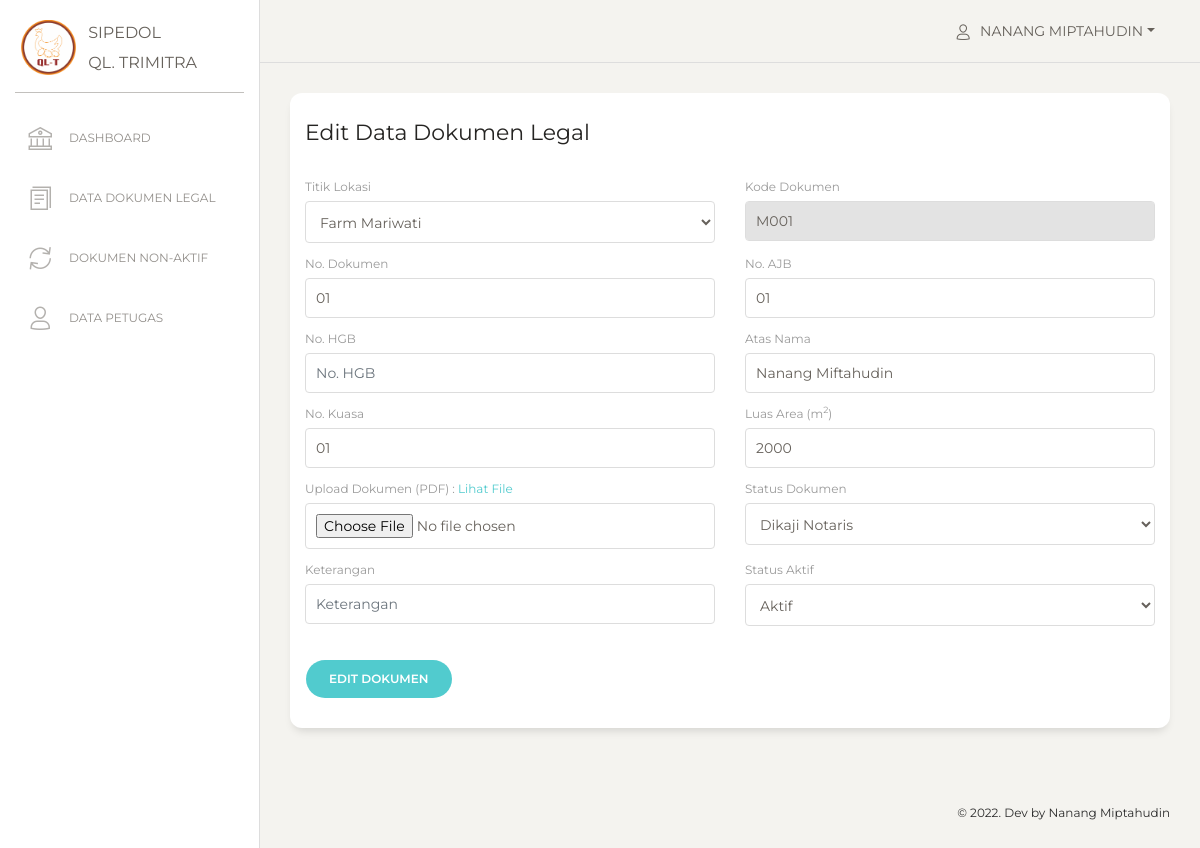
/view_legal/legal_edit.php?id=1 (signed in), run on the app's committed database.
### tables this page shows
CREATE TABLE `users` (
  `id` int(11) NOT NULL,
  `nama` varchar(255) NOT NULL,
  `email` varchar(255) NOT NULL,
  `username` varchar(255) NOT NULL,
  `password` varchar(255) NOT NULL,
  `role_id` int(11) NOT NULL,
  `date_created` date NOT NULL,
  `is_active` int(11) NOT NULL
);

CREATE TABLE `data_legal` (
  `id_legal` int(11) NOT NULL,
  `kode_dokumen` varchar(100) NOT NULL,
  `no_dokumen` varchar(100) NOT NULL,
  `no_hgb` varchar(100) NOT NULL,
  `no_ajb` varchar(100) NOT NULL,
  `luas_tanah` int(11) NOT NULL,
  `atas_nama` varchar(100) NOT NULL,
  `no_kuasa` varchar(100) NOT NULL,
  `titik_lokasi` int(11) NOT NULL,
  `file` varchar(255) NOT NULL,
  `status_dokumen` int(11) NOT NULL,
  `keterangan` varchar(256) NOT NULL,
  `date_created` date NOT NULL,
  `is_active` int(1) NOT NULL
);

CREATE TABLE `titik_lokasi` (
  `id_titik_lokasi` int(11) NOT NULL,
  `lokasi` varchar(100) NOT NULL,
  `date_created` date NOT NULL
);

CREATE TABLE `status_dokumen` (
  `id_status_dokumen` int(11) NOT NULL,
  `status` varchar(100) NOT NULL,
  `date_created` date NOT NULL
);

### functions.php (called while the page is built, shortened)
<?php
$conn = mysqli_connect("localhost", "root", "", "db_sipedol");
function query($query)
{
    global $conn;
    $result = mysqli_query($conn, $query);
    $rows = [];
    while ($row = mysqli_fetch_assoc($result)) {
        $rows[] = $row;
    }
    return $rows;
}

### view_legal/legal_edit.php (the view, shortened to what this page needs)
<?php
include "../view_template/header.php";
include "../view_template/sidebar.php";
include "../view_template/topbar.php";
$id = $_GET["id"];
$legal = query("SELECT * FROM data_legal
                INNER JOIN titik_lokasi ON data_legal.titik_lokasi = titik_lokasi.id_titik_lokasi
                INNER JOIN status_dokumen ON data_legal.status_dokumen = status_dokumen.id_status_dokumen
                WHERE id_legal = $id")[0];
?>
<div class="content">
    <div class="row">
        <div class="col-md-12">
            <div class="card ">
                <div class="card-header ">
                    <h5 class="card-title">Edit Data Dokumen Legal</h5>
                </div>
                <div class="card-body ">
                    <form action="" method="POST" enctype="multipart/form-data">
                        <div class="row">
                            <div class="col-md-6">
                                <div class="form-group">
                                    <label>Titik Lokasi</label>
                                    <select class="form-control" name="titik_lokasi">
                                        <option value="<?= $legal["id_titik_lokasi"]; ?>"><?= $legal["lokasi"]; ?></option>
                                    </select>
                                </div>
                            </div>
                            <div class="col-md-6">
                                <div class="form-group">
                                    <label>Kode Dokumen</label>
                                    <input type="text" class="form-control" placeholder="Kode Dokumen" name="kode_dokumen" value="<?= $legal["kode_dokumen"]; ?>" readonly>
                                </div>
                            </div>
                            <div class="col-md-6">
                                <div class="form-group">
                                    <label>No. Dokumen</label>
                                    <input type="text" class="form-control" placeholder="No. Dokumen" name="no_dokumen" value="<?= $legal["no_dokumen"]; ?>">
                                </div>
                            </div>
                            <div class="col-md-6">
                                <div class="form-group">
                                    <label>No. AJB</label>
                                    <input type="text" class="form-control" placeholder="No. AJB" name="no_ajb" value="<?= $legal["no_ajb"]; ?>">
                                </div>
                            </div>
                            <div class="col-md-6">
                                <div class="form-group">
                                    <label>No. HGB</label>
                                    <input type="text" class="form-control" placeholder="No. HGB" name="no_hgb" value="<?= $legal["no_hgb"]; ?>">
                                </div>
                            </div>
                            <div class="col-md-6">
                                <div class="form-group">
                                    <label>Atas Nama</label>
                                    <input type="text" class="form-control" placeholder="Atas Nama" name="atas_nama" value="<?= $legal["atas_nama"]; ?>">
                                </div>
                            </div>
                            <div class="col-md-6">
                                <div class="form-group">
                                    <label>No. Kuasa</label>
                                    <input type="text" class="form-control" placeholder="No. Kuasa" name="no_kuasa" value="<?= $legal["no_kuasa"]; ?>">
                                </div>
                            </div>
                            <div class="col-md-6">
                                <div class="form-group">
                                    <label>Luas Area (m<sup>2</sup>)</label>
                                    <input type="number" class="form-control" placeholder="Luas Tanah" name="luas_tanah" value="<?= $legal["luas_tanah"]; ?>">
                                </div>
                            </div>
                            <div class="col-md-6">
                                <div class="form-group">
                                    <label>Upload Dokumen (PDF) : <a href="../dokumen/<?= $legal["file"]; ?>" target="_blank">Lihat File</a></label>
                                    <input type="file" class="form-control" name="file">
                                </div>
                            </div>
                            <div class="col-md-6">
                                <div class="form-group">
                                    <label>Status Dokumen</label>
                                    <select class="form-control" name="status_dokumen">
                                        <option value="<?= $legal["id_status_dokumen"]; ?>"><?= $legal["status"]; ?></option>
                                    </select>
                                </div>
                            </div>
                            <div class="col-md-6">
                                <div class="form-group">
                                    <label>Keterangan</label>
                                    <input type="text" class="form-control" placeholder="Keterangan" name="keterangan" value="<?= $legal["keterangan"]; ?>">
                                </div>
                            </div>
                            <div class="col-md-6">
                                <div class="form-group">
                                    <label>Status Aktif</label>
                                    <select class="form-control" name="is_active">
                                        <option value="<?= $legal["is_active"]; ?>">
                                            <?php
                                            if ($legal["is_active"] == 1) {
                                                echo "Aktif";
                                            } else {
                                                echo "Tidak Aktif";
                                            }
                                            ?>
                                        </option>
                                    </select>
                                </div>
                            </div>
                        </div>
                        <div class="row">
                            <div class="col-md-6">
                                <div class="form-group">
                                    <button type="submit" class="btn btn-primary btn-round mt-4" name="legal_edit">Edit Dokumen</button>
                                </div>
                            </div>
                        </div>
                    </form>
                </div>
            </div>
        </div>
    </div>
</div>
<?php
include "../view_template/footer.php";
?>

### view_template/topbar.php (shortened to what this page needs)
<nav class="navbar navbar-expand-lg navbar-absolute fixed-top navbar-transparent">
    <div class="container-fluid">
        <div class="navbar-wrapper">
            <a class="navbar-brand" href="javascript:;">Dashboard</a>
        </div>
        <div class="collapse navbar-collapse justify-content-end" id="navigation">
            <ul class="navbar-nav">
                <li class="nav-item btn-rotate dropdown">
                    <a class="nav-link dropdown-toggle" href="#" id="navbarDropdownMenuLink" data-toggle="dropdown" aria-haspopup="true" aria-expanded="false">
                        <i class="nc-icon nc-single-02"></i>
                        <p>
                            <span class="d-md-block"><?= $user["nama"]; ?></span>
                        </p>
                    </a>
                </li>
            </ul>
        </div>
    </div>
</nav>
<div class="wrapper ">
    <div class="main-panel">

### assets/css/my_style.css (style rules this page uses)
.form-group input[type=file] { opacity: 1; position: relative; top: 0; right: 0; bottom: 0; left: 0; width: 100%; height: 100%; z-index: 100; }

### data on the page
users: nama "NANANG MIPTAHUDIN"
data_legal: titik_lokasi "Farm Mariwati", kode_dokumen "M001", no_dokumen "01", no_ajb "01", atas_nama "Nanang Miftahudin", no_kuasa "01", luas_tanah "2000", status_dokumen "Dikaji Notaris", is_active "Aktif"
